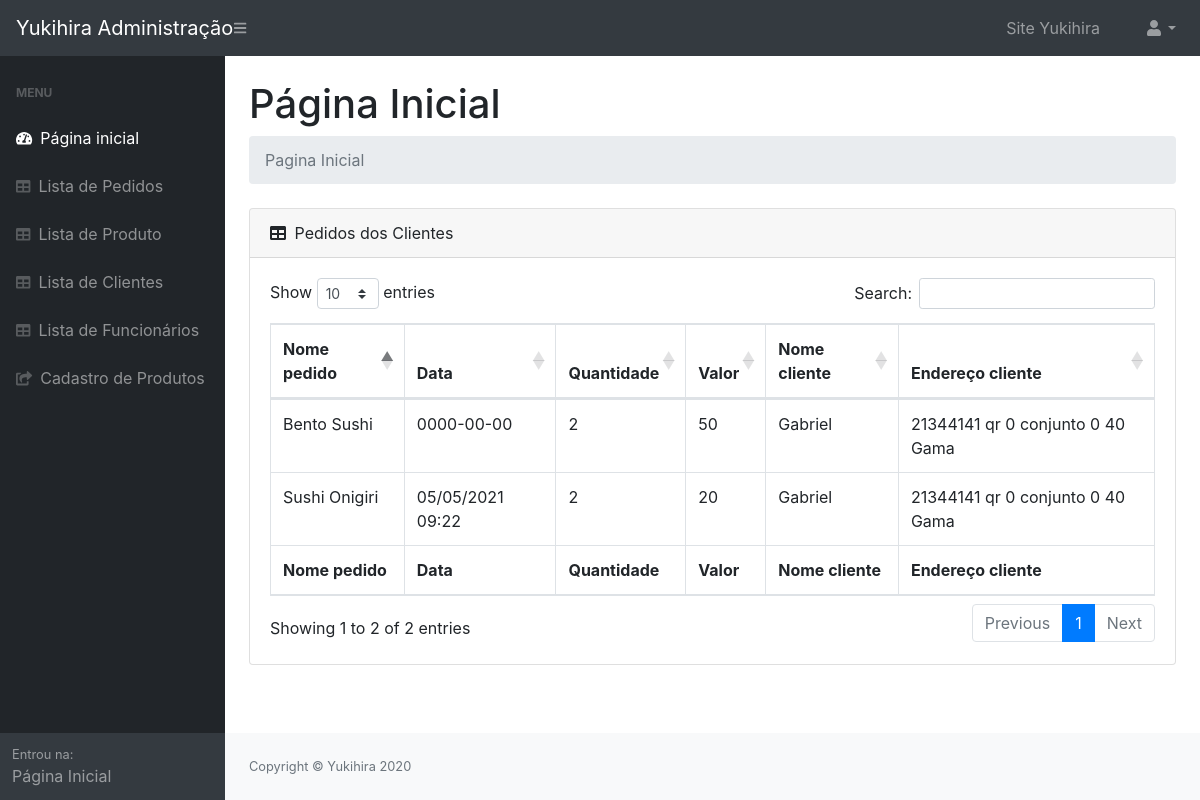
The app's page /usuario/administracao.php with its own data.
### tables this page shows
CREATE TABLE `pedido` (
  `idpedido` int(11) NOT NULL,
  `nome_pedido` varchar(45) NOT NULL,
  `data_pedido` varchar(20) NOT NULL,
  `quantidade_pedido` int(11) NOT NULL,
  `valor_pedido` float NOT NULL,
  `cliente_idcliente` int(11) NOT NULL
);

CREATE TABLE `cliente` (
  `idcliente` int(11) NOT NULL,
  `nome_cliente` varchar(45) NOT NULL,
  `sobrenome_cliente` varchar(45) NOT NULL,
  `email_cliente` varchar(45) NOT NULL,
  `senha_cliente` varchar(45) NOT NULL,
  `cpf_cliente` varchar(45) NOT NULL,
  `telefone_cliente` varchar(45) NOT NULL,
  `endereco_cliente` varchar(200) NOT NULL
);

### usuario/administracao.php (the view, shortened to what this page needs)
<?php
$nome_usuario = $_SESSION["sessao_nome_usuario"];
include 'conexao.php';
$consulta_pedido = $conexao->query("SELECT * FROM `pedido` INNER JOIN cliente ON
pedido.cliente_idcliente = cliente.idcliente");
?>
<!DOCTYPE html>
<html lang="PT-BR">
<head>
    <link href="css/styles.css" rel="stylesheet" />
    <link href="https://cdn.datatables.net/1.10.20/css/dataTables.bootstrap4.min.css" rel="stylesheet" />
</head>
<body class="sb-nav-fixed">
    <nav class="sb-topnav navbar navbar-expand navbar-dark bg-dark">
        <a class="navbar-brand" href="administracao.php">Yukihira Administração</a>
        <button class="btn btn-link btn-sm order-1 order-lg-0" id="sidebarToggle" href="#"><i class="fas fa-bars"></i></button>
        <form class="d-none d-md-inline-block form-inline ml-auto mr-0 mr-md-3 my-2 my-md-0">
            <div class="collapse navbar-collapse" id="navbarResponsive">
                <ul class="navbar-nav ml-auto">
                    <li class="nav-item mx-0 mx-lg-1"><a class="nav-link py-3 px-0 px-lg-3" href="../index.php">Site Yukihira</a>
                    </li>
                </ul>
            </div>
        </form>
        <ul class="navbar-nav ml-auto ml-md-0">
            <li class="nav-item dropdown">
                <a class="nav-link dropdown-toggle" id="userDropdown" href="#" role="button" data-toggle="dropdown" aria-haspopup="true" aria-expanded="false"><i class="fas fa-user fa-fw"></i><?php echo $nome_usuario ?></a>
            </li>
        </ul>
    </nav>
    <div id="layoutSidenav">
        <div id="layoutSidenav_nav">
            <nav class="sb-sidenav accordion sb-sidenav-dark" id="sidenavAccordion">
                <div class="sb-sidenav-menu">
                    <div class="nav">
                        <div class="sb-sidenav-menu-heading">Menu</div>
                        <a class="nav-link" href="administracao.php">
                            <div class="sb-nav-link-icon"><i class="fas fa-tachometer-alt"></i></div>
                            Página inicial
                        </a>
                        <a class="nav-link" href="lista_pedidos.php">
                            <div class="sb-nav-link-icon"><i class="fas fa-table"></i></div>
                            Lista de Pedidos
                        </a>
                        <a class="nav-link" href="lista_produto.php">
                            <div class="sb-nav-link-icon"><i class="fas fa-table"></i></div>
                            Lista de Produto
                        </a>
                        <a class="nav-link" href="lista_cliente.php">
                            <div class="sb-nav-link-icon"><i class="fas fa-table"></i></div>
                            Lista de Clientes
                        </a>
                        <a class="nav-link" href="lista_usuario.php">
                            <div class="sb-nav-link-icon"><i class="fas fa-table"></i></div>
                            Lista de Funcionários
                        </a>
                        <a class="nav-link" href="cadastro_produto.php">
                            <div class="sb-nav-link-icon"><i class="fas fa-share-square"></i></div>
                            Cadastro de Produtos
                        </a>
                    </div>
                </div>
                <div class="sb-sidenav-footer">
                    <div class="small">Entrou na:</div>
                    Página Inicial
                </div>
            </nav>
        </div>
        <div id="layoutSidenav_content">
            <main>
                <div class="container-fluid">
                    <h1 class="mt-4">Página Inicial</h1>
                    <ol class="breadcrumb mb-4">
                        <li class="breadcrumb-item active">Pagina Inicial</li>
                    </ol>
                    <div class="card mb-4">
                        <div class="card-header">
                            <i class="fas fa-table mr-1"></i>
                            Pedidos dos Clientes
                        </div>
                        <div class="card-body">
                            <div class="table-responsive">
                                <table class="table table-bordered" id="dataTable" width="100%" cellspacing="0">
                                    <thead>
                                        <tr>
                                            <th>Nome pedido</th>
                                            <th>Data</th>
                                            <th>Quantidade</th>
                                            <th>Valor</th>
                                            <th>Nome cliente</th>
                                            <th>Endereço cliente</th>
                                        </tr>
                                    </thead>
                                    <tfoot>
                                        <tr>
                                            <th>Nome pedido</th>
                                            <th>Data</th>
                                            <th>Quantidade</th>
                                            <th>Valor</th>
                                            <th>Nome cliente</th>
                                            <th>Endereço cliente</th>
                                        </tr>
                                    </tfoot>
                                    <tbody>
                                        <?php
                                        while ($lista = $consulta_pedido->fetch(PDO::FETCH_ASSOC)) {
                                        ?>
                                            <tr>
                                                <td><input type="hidden" name="nome_pedido" value="<?php echo $lista["nome_pedido"] ?>"> <?php echo $lista["nome_pedido"] ?> </td>
                                                <td><input type="hidden" name="data_pedido" value="<?php echo $lista["data_pedido"] ?>"> <?php echo $lista["data_pedido"] ?> </td>
                                                <td><input type="hidden" name="quantidade_pedido" value="<?php echo $lista["quantidade_pedido"] ?>"> <?php echo $lista["quantidade_pedido"] ?> </td>
                                                <td><input type="hidden" name="valor_pedido" value="<?php echo $lista["valor_pedido"] ?>"> <?php echo $lista["valor_pedido"] ?> </td>
                                                <td><input type="hidden" name="nome_cliente" value="<?php echo $lista["nome_cliente"] ?>"> <?php echo $lista["nome_cliente"] ?> </td>
                                                <td><input type="hidden" name="endereco_cliente" value="<?php echo $lista["endereco_cliente"] ?>"> <?php echo $lista["endereco_cliente"] ?> </td>
                                            </tr>
                                        <?php } ?>
                                    </tbody>
                                </table>
                            </div>
                        </div>
                    </div>
                </div>
            </main>
            <footer class="py-4 bg-light mt-auto">
                <div class="container-fluid">
                    <div class="d-flex align-items-center justify-content-between small">
                        <div class="text-muted">Copyright &copy; Yukihira 2020</div>
                    </div>
                </div>
            </footer>
        </div>
    </div>
</body>
</html>

### records on screen
pedido: nome_pedido "Bento Sushi", data_pedido "0000-00-00", quantidade_pedido "2", valor_pedido "50", cliente_idcliente.nome_cliente "Gabriel", cliente_idcliente.endereco_cliente "21344141 qr 0 conjunto 0 40 Gama"
pedido: nome_pedido "Sushi Onigiri", data_pedido "05/05/2021 09:22", quantidade_pedido "2", valor_pedido "20", cliente_idcliente.nome_cliente "Gabriel", cliente_idcliente.endereco_cliente "21344141 qr 0 conjunto 0 40 Gama"
